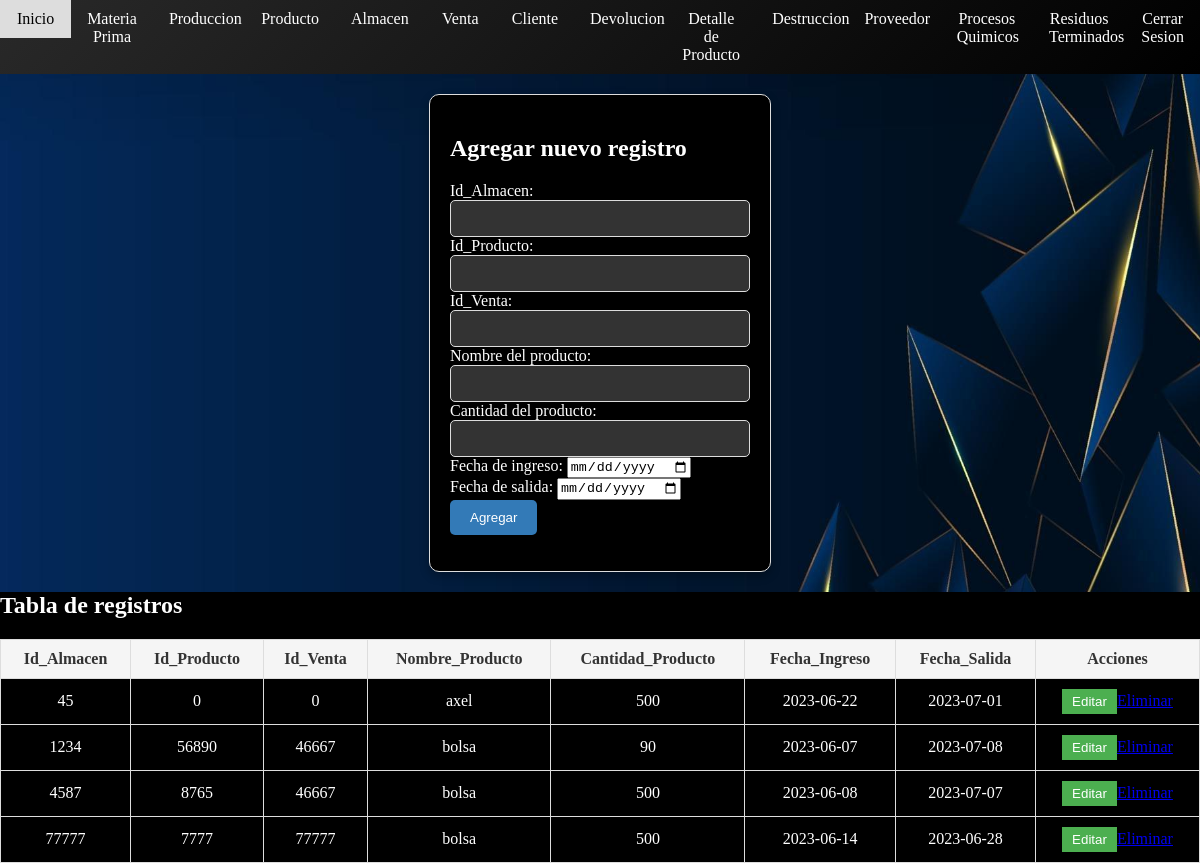
/Almacen.php (signed in), run on the app's committed database.
### tables this page shows
CREATE TABLE `almacen` (
  `Id_Almacen` int(11) NOT NULL,
  `Id_Producto` int(11) DEFAULT NULL,
  `Id_Venta` int(11) DEFAULT NULL,
  `Nombre_Producto` varchar(255) DEFAULT NULL,
  `Cantidad_Producto` int(11) DEFAULT NULL,
  `Fecha_Ingreso` date DEFAULT NULL,
  `Fecha_Salida` date DEFAULT NULL
);

### Almacen.php (the view, shortened to what this page needs)
<link rel="stylesheet" type="text/css" href="assets/css/estilomenu.css">
<body>
       <?php include 'menu.php'; ?>
   </body>
<?php
$servername = "localhost";
$username = "ulises";
$password = "1234";
$dbname = "gomper2";
$conn = new mysqli($servername, $username, $password, $dbname);
$sql = "SELECT * FROM almacen";
$result = $conn->query($sql);
?>
<!DOCTYPE html>
<html>
<head>
</head>
<body>
   <div class="form-container">
    <h2>Agregar nuevo registro</h2>
    <form method="POST" action="">
        <label>Id_Almacen:</label>
        <input type="text" name="id_almacen" required>
        <br>
        <label>Id_Producto:</label>
        <input type="text" name="id_producto" required>
        <br>
        <label>Id_Venta:</label>
        <input type="text" name="id_venta" required>
        <br>
        <label>Nombre del producto:</label>
        <input type="text" name="nombre" required>
        <br>
        <label>Cantidad del producto:</label>
        <input type="text" name="cantidad" required>
        <br>
        <label>Fecha de ingreso:</label>
        <input type="date" name="fecha_ingreso" required>
        <br>
        <label>Fecha de salida:</label>
        <input type="date" name="fecha_salida" required>
        <br>
        <input type="submit" value="Agregar">
    </form>
    </div>
    <div class="table-container">
<h2>Tabla de registros</h2>
<table>
    <tr>
        <th>Id_Almacen</th>
        <th>Id_Producto</th>
        <th>Id_Venta</th>
        <th>Nombre_Producto</th>
        <th>Cantidad_Producto</th>
        <th>Fecha_Ingreso</th>
        <th>Fecha_Salida</th>
        <th>Acciones</th>
    </tr>
    <?php
    if ($result->num_rows > 0) {
        while ($row = $result->fetch_assoc()) {
            echo "<tr>";
            echo "<td class='id-almacen'>" . $row["Id_Almacen"] . "</td>";
            echo "<td class='id-producto'>" . $row["Id_Producto"] . "</td>";
            echo "<td class='id-venta'>" . $row["Id_Venta"] . "</td>";
            echo "<td class='nombre'>" . $row["Nombre_Producto"] . "</td>";
            echo "<td class='cantidad'>" . $row["Cantidad_Producto"] . "</td>";
            echo "<td class='fecha-ingreso'>" . $row["Fecha_Ingreso"] . "</td>";
            echo "<td class='fecha-salida'>" . $row["Fecha_Salida"] . "</td>";
            echo "<td>";
            echo "<button class='edit-btn'>Editar</button>";
            echo "<a href='Almacen/eliminar.php?eliminar=" . $row["Id_Almacen"] . "'>Eliminar</a>";
            echo "</td>";
            echo "</tr>";
        }
    } else {
        echo "<tr><td colspan='8'>No hay datos disponibles</td></tr>";
    }
    ?>
</table>
    </div>
</body>
</html>

### assets/css/estilomenu.css (style rules this page uses)
body { margin: 0; }

### menu.php (style rules this page uses)
body { background-image: url('assets/images/11.jpg'); background-size: cover; }

### Almacen.php (style rules this page uses)
.form-container { background-color: #000000; padding: 20px; border-radius: 10px; color: #ffffff; margin: 20px auto; width: 300px; box-shadow: 0px 4px 10px rgba(0, 0, 0, 0.3); border: 1px solid #dddddd; }
.form-container input[type="submit"] { background-color: #337ab7; color: #ffffff; padding: 10px 20px; border: none; border-radius: 5px; cursor: pointer; transition: background-color 0.3s ease; }
input[type="text"], input[type="number"] { padding: 10px; border: 1px solid #dddddd; border-radius: 5px; width: 100%; background-color: #333333; color: #ffffff; }
h2 { margin-bottom: 20px; font-size: 24px; font-weight: bold; color: #ffffff; }
.table-container { width: 100%; border-collapse: collapse; margin-top: 20px; background-color: #000000; color: #ffffff; }
.table-container th, .table-container td { padding: 10px; text-align: center; border: 1px solid #dddddd; color: #ffffff; }
.table-container th { background-color: #f5f5f5; color: #333333; }
.edit-btn, .save-btn, .delete-btn { background-color: #007bff; color: #ffffff; border: none; padding: 5px 10px; cursor: pointer; }
body { background-image: url('assets/images/11.jpg'); background-size: cover; }
table { border-collapse: collapse; width: 100%; }
th, td { padding: 8px; text-align: left; border-bottom: 1px solid #ddd; }
th { background-color: #f2f2f2; }
.edit-btn, .save-btn { background-color: #4CAF50; color: white; border: none; padding: 5px 10px; cursor: pointer; display: inline-block; }

### data on the page
almacen: Id_Almacen "45", Id_Producto "0", Id_Venta "0", Nombre_Producto "axel", Cantidad_Producto "500", Fecha_Ingreso "2023-06-22", Fecha_Salida "2023-07-01"
almacen: Id_Almacen "1234", Id_Producto "56890", Id_Venta "46667", Nombre_Producto "bolsa", Cantidad_Producto "90", Fecha_Ingreso "2023-06-07", Fecha_Salida "2023-07-08"
almacen: Id_Almacen "4587", Id_Producto "8765", Id_Venta "46667", Nombre_Producto "bolsa", Cantidad_Producto "500", Fecha_Ingreso "2023-06-08", Fecha_Salida "2023-07-07"
almacen: Id_Almacen "77777", Id_Producto "7777", Id_Venta "77777", Nombre_Producto "bolsa", Cantidad_Producto "500", Fecha_Ingreso "2023-06-14", Fecha_Salida "2023-06-28"
